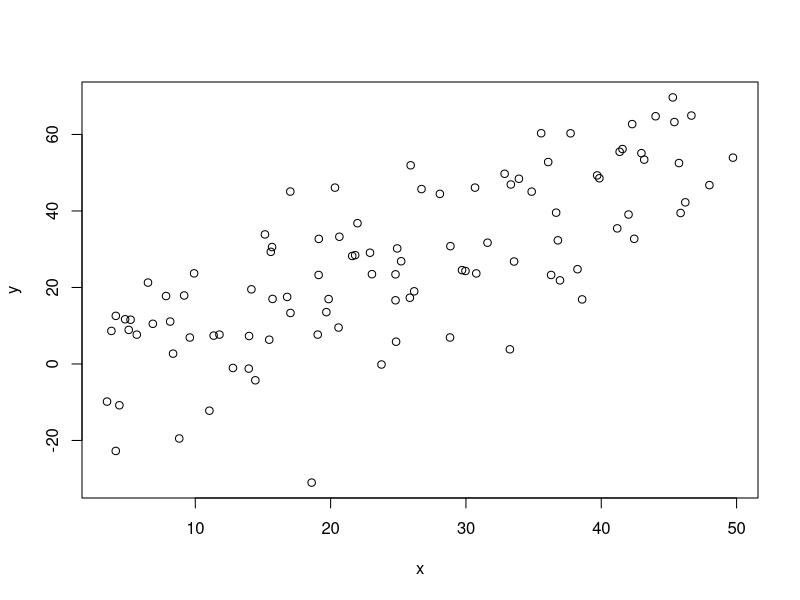

Source code (R):
## ---- chunk 1
rm(list=ls())
library(knitr)
knitr::opts_chunk$set(cache=FALSE, warnings=FALSE, tidy=TRUE)
## ---- chunk 2

## ---- chunk 3
x = runif(100,3,50)
y = rnorm(length(x), x, 15)
plot(x,y)
regmod=lm(y~x)
summary(regmod)
## ---- chunk 4
#Put R code here
